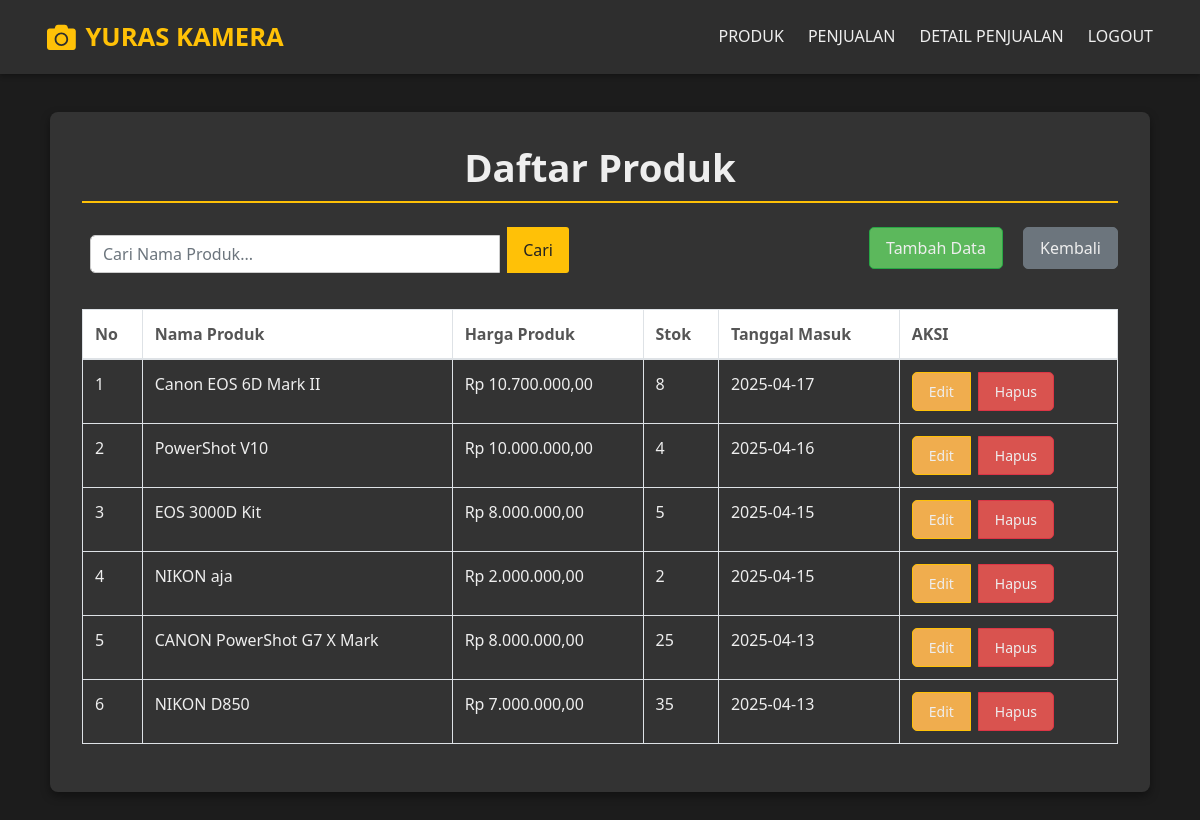
The page /tampil_produk.php on the database its author committed.
### tables this page shows
CREATE TABLE `produk` (
  `ProdukID` int(11) NOT NULL,
  `NamaProduk` varchar(25) DEFAULT NULL,
  `Harga` decimal(10,2) DEFAULT NULL,
  `Stok` int(11) DEFAULT NULL,
  `TanggalMasuk` date DEFAULT NULL,
  `user_id` int(11) DEFAULT NULL
);

### tampil_produk.php (the view, shortened to what this page needs)
<?php
include "koneksi.php";
$search = isset($_GET['search']) ? $_GET['search'] : '';
$sql = "SELECT * FROM produk";
$sql .= " ORDER BY TanggalMasuk DESC";
$query = mysqli_query($koneksi, $sql);
$result = mysqli_fetch_all($query, MYSQLI_ASSOC);
$found = !empty($result);
function formatRupiah($angka) {
    $rupiah = "Rp " . number_format($angka, 2, ',', '.');
    return $rupiah;
}
?>
<!DOCTYPE html>
<html lang="en">
<head>
    <link href="https://stackpath.bootstrapcdn.com/bootstrap/4.5.2/css/bootstrap.min.css" rel="stylesheet"/>
    <link href="https://cdnjs.cloudflare.com/ajax/libs/font-awesome/5.15.3/css/all.min.css" rel="stylesheet"/>
</head>
<body>
    <header class="header">
        <div class="container d-flex justify-content-between align-items-center">
            <a href="index.php" class="logo">
                <i class="fas fa-camera logo-icon"></i> YURAS KAMERA
            </a>
            <nav class="nav-links">
                <li class="nav-item"><a class="nav-link" href="tampil_produk.php">PRODUK</a></li>
                <li class="nav-item"><a class="nav-link" href="data_penjualan.php">PENJUALAN</a></li>
                <li class="nav-item"><a class="nav-link" href="detail_penjualan.php">DETAIL PENJUALAN</a></li>
                <li class="nav-item"><a class="nav-link" href="logout.php">LOGOUT</a></li>
            </nav>
        </div>
    </header>
    <div class="data-container">
        <h1>Daftar Produk</h1>
        <div class="row mb-3">
            <div class="col-md-6">
                <form method="GET" action="tampil_produk.php" class="form-inline">
                    <div class="input-group">
                        <input type="text" name="search" id="search" class="form-control" placeholder="Cari Nama Produk..." value="<?= htmlspecialchars($search) ?>">
                        <div class="input-group-append">
                            <button type="submit" class="btn btn-primary">Cari</button>
                        </div>
                    </div>
                </form>
            </div>
            <div class="col-md-6 text-right">
                <a href="data_produk.php" class="btn btn-success">Tambah Data</a>
                <a href="index.php" class="btn btn-secondary">Kembali</a>
            </div>
        </div>
        <table class="table table-bordered table-hover">
            <thead>
                <tr>
                    <th>No</th>
                    <th>Nama Produk</th>
                    <th>Harga Produk</th>
                    <th>Stok</th>
                    <th>Tanggal Masuk</th>
                    <th>AKSI</th>
                </tr>
            </thead>
            <tbody>
                <?php if ($found): ?>
                    <?php $i = 1; foreach ($result as $produk): ?>
                        <tr>
                            <td><?= $i++; ?></td>
                            <td><?= htmlspecialchars($produk['NamaProduk']) ?></td>
                            <td><?= formatRupiah($produk['Harga']); ?></td>
                            <td><?= htmlspecialchars($produk['Stok']) ?></td>
                            <td><?= htmlspecialchars($produk['TanggalMasuk']) ?></td>
                            <td>
                                <div class="btn-group" role="group">
                                    <a href="edit.php?id=<?= $produk["ProdukID"] ?>" class="btn btn-warning btn-sm mr-2">Edit</a>
                                    <a href="delete.php?id=<?= $produk["ProdukID"] ?>" class="btn btn-danger btn-sm mr-2" onclick="return confirm('Apakah Anda yakin ingin menghapus data ini?')">Hapus</a>
                                </div>
                            </td>
                        </tr>
                    <?php endforeach; ?>
                <?php else: ?>
                    <tr>
                        <td colspan="6" class="text-center">Produk yang Anda cari tidak ada.</td>
                    </tr>
                <?php endif; ?>
            </tbody>
        </table>
    </div>
</body>
</html>

### tampil_produk.php (style rules this page uses)
body { font-family: 'Segoe UI', Tahoma, Geneva, Verdana, sans-serif; background-color: #1c1c1c; color: #eee; margin: 0; padding-top: 80px; }
.header { background-color: #2e2e2e; box-shadow: 0 2px 5px rgba(0, 0, 0, 0.3); position: fixed; top: 0; left: 0; width: 100%; z-index: 1000; padding: 1rem 2rem; display: flex; justify-content: space-between; align-items: center; }
.logo { font-size: 1.6rem; font-weight: bold; color: #ffc107; text-decoration: none; display: flex; align-items: center; }
.logo-icon { margin-right: 0.6rem; font-size: 1.8rem; }
.nav-links { list-style: none; padding: 0; margin: 0; display: flex; }
.nav-item { margin-left: 1.5rem; }
.nav-link { text-decoration: none; color: #eee; transition: color 0.3s ease, transform 0.2s ease-in-out; padding: 0.5rem 0; border-bottom: 2px solid transparent; }
.data-container { max-width: 1100px; margin: 2rem auto; padding: 2rem; background-color: #333; border-radius: 8px; box-shadow: 0 4px 10px rgba(0, 0, 0, 0.4); color: #eee; }
h1 { font-size: 2.4rem; font-weight: bold; color: #eee; margin-bottom: 1.5rem; border-bottom: 2px solid #ffc107; padding-bottom: 0.7rem; text-align: center; }
table { width: 100%; border-collapse: collapse; margin-top: 20px; color: #eee; }
td { padding: 12px 15px; text-align: left; border-bottom: 1px solid #555; color: #eee; }
th { background-color: #fff; color: #555; }
.btn-group a { text-decoration: none; color: #eee; padding: 0.5rem 1rem; border-radius: 5px; margin-right: 0.5rem; transition: background-color 0.3s ease; display: inline-block; }
.btn-warning { background-color: #f0ad4e; }
.btn-danger { background-color: #d9534f; }
.btn-success { background-color: #5cb85c; color: #eee; padding: 0.5rem 1rem; border-radius: 5px; text-decoration: none; transition: background-color 0.3s ease; }
.btn-secondary { background-color: #6c757d; color: #eee; padding: 0.5rem 1rem; border-radius: 5px; text-decoration: none; transition: background-color 0.3s ease; margin-left: 1rem; }
.form-inline { display: flex; margin-bottom: 1rem; }
.input-group { flex-grow: 1; margin-right: 1rem; }
.form-control { background-color: #fff; color: #333; border: 1px solid #ccc; border-radius: 5px; padding: 0.75rem; margin: 0.5rem; width: 100%; box-sizing: border-box; }
.input-group-append .btn { background-color: #ffc107; color: #222; border: none; border-radius: 3px; height: auto; padding: 0.5rem 1rem; margin-right: 0; cursor: pointer; transition: background-color 0.3s ease; display: flex; align-items: center; transition: background-color 0.3s ease; }

### rows shown on the page
produk: NamaProduk "Canon EOS 6D Mark II", Harga "Rp 10.700.000,00", Stok "8", TanggalMasuk "2025-04-17"
produk: NamaProduk "PowerShot V10", Harga "Rp 10.000.000,00", Stok "4", TanggalMasuk "2025-04-16"
produk: NamaProduk "EOS 3000D Kit", Harga "Rp 8.000.000,00", Stok "5", TanggalMasuk "2025-04-15"
produk: NamaProduk "NIKON aja", Harga "Rp 2.000.000,00", Stok "2", TanggalMasuk "2025-04-15"
produk: NamaProduk "CANON PowerShot G7 X Mark", Harga "Rp 8.000.000,00", Stok "25", TanggalMasuk "2025-04-13"
produk: NamaProduk "NIKON D850", Harga "Rp 7.000.000,00", Stok "35", TanggalMasuk "2025-04-13"
